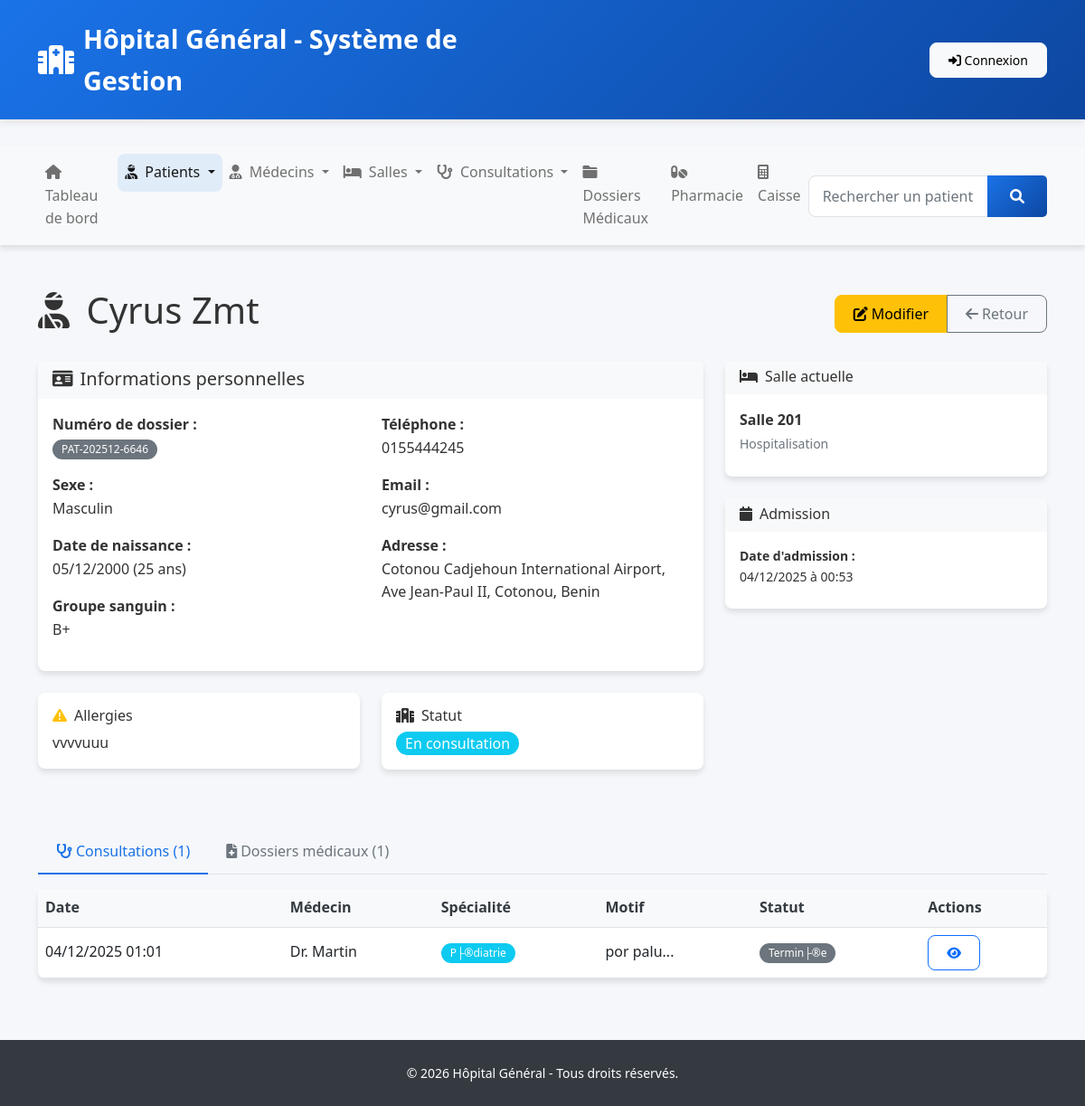
The page /modules/patients/view.php?id=1 on the database its author committed.
### tables this page shows
CREATE TABLE `patient` (
  `id_patient` int NOT NULL AUTO_INCREMENT,
  `numero_dossier` varchar(50) NOT NULL,
  `nom` varchar(100) NOT NULL,
  `prenom` varchar(100) NOT NULL,
  `date_naissance` date NOT NULL,
  `sexe` enum('M','F') NOT NULL,
  `adresse` text,
  `telephone` varchar(20) DEFAULT NULL,
  `email` varchar(100) DEFAULT NULL,
  `groupe_sanguin` varchar(10) DEFAULT NULL,
  `allergies` text,
  `id_salle` int DEFAULT NULL,
  `statut` enum('En attente','En consultation','Hospitalis├®','Sorti') DEFAULT 'En attente',
  `date_admission` datetime DEFAULT CURRENT_TIMESTAMP,
  `date_sortie` datetime DEFAULT NULL,
  PRIMARY KEY (`id_patient`),
  UNIQUE KEY `numero_dossier` (`numero_dossier`),
  KEY `id_salle` (`id_salle`),
  KEY `idx_nom` (`nom`),
  KEY `idx_numero` (`numero_dossier`),
  CONSTRAINT `patient_ibfk_1` FOREIGN KEY (`id_salle`) REFERENCES `salle` (`id_salle`) ON DELETE SET NULL
);

CREATE TABLE `salle` (
  `id_salle` int NOT NULL AUTO_INCREMENT,
  `nom_salle` varchar(100) NOT NULL,
  `type_salle` enum('Hospitalisation','Urgence','Consultation','Chirurgie') NOT NULL,
  `capacite` int DEFAULT '1',
  `statut` enum('Disponible','Occup├®e','En nettoyage') DEFAULT 'Disponible',
  `date_creation` timestamp NULL DEFAULT CURRENT_TIMESTAMP,
  PRIMARY KEY (`id_salle`)
);

CREATE TABLE `consultation` (
  `id_consultation` int NOT NULL AUTO_INCREMENT,
  `id_patient` int NOT NULL,
  `id_medecin` int NOT NULL,
  `date_consultation` datetime DEFAULT CURRENT_TIMESTAMP,
  `motif` text NOT NULL,
  `symptomes` text,
  `diagnostique` text,
  `recommandations` text,
  `statut` enum('Planifi├®e','En cours','Termin├®e','Annul├®e') DEFAULT 'Planifi├®e',
  `prochaine_visite` date DEFAULT NULL,
  PRIMARY KEY (`id_consultation`),
  KEY `id_medecin` (`id_medecin`),
  KEY `idx_date` (`date_consultation`),
  KEY `idx_patient` (`id_patient`),
  CONSTRAINT `consultation_ibfk_1` FOREIGN KEY (`id_patient`) REFERENCES `patient` (`id_patient`) ON DELETE CASCADE,
  CONSTRAINT `consultation_ibfk_2` FOREIGN KEY (`id_medecin`) REFERENCES `medecin` (`id_medecin`) ON DELETE CASCADE
);

CREATE TABLE `medecin` (
  `id_medecin` int NOT NULL AUTO_INCREMENT,
  `matricule` varchar(50) NOT NULL,
  `nom` varchar(100) NOT NULL,
  `prenom` varchar(100) NOT NULL,
  `specialite` varchar(100) NOT NULL,
  `telephone` varchar(20) DEFAULT NULL,
  `email` varchar(100) DEFAULT NULL,
  `statut` enum('Actif','Inactif','Cong├®') DEFAULT 'Actif',
  `date_embauche` date DEFAULT NULL,
  `date_creation` timestamp NULL DEFAULT CURRENT_TIMESTAMP,
  PRIMARY KEY (`id_medecin`),
  UNIQUE KEY `matricule` (`matricule`)
);

### config/constants.php (called while the page is built, shortened)
<?php
function getDBConnection() {
    try {
        $dsn = "mysql:host=" . DB_HOST . ";dbname=" . DB_NAME . ";charset=" . DB_CHARSET;
        $options = [
            PDO::ATTR_ERRMODE            => PDO::ERRMODE_EXCEPTION,
            PDO::ATTR_DEFAULT_FETCH_MODE => PDO::FETCH_ASSOC,
            PDO::ATTR_EMULATE_PREPARES   => false,
            PDO::MYSQL_ATTR_INIT_COMMAND => "SET NAMES utf8mb4 COLLATE utf8mb4_unicode_ci"
        ];
        $pdo = new PDO($dsn, DB_USER, DB_PASS, $options);
        return $pdo;
    } catch (PDOException $e) {
        error_log("Erreur de connexion à la base de données: " . $e->getMessage());
        die("Erreur de connexion à la base de données. Veuillez contacter l'administrateur.");
    }
}
function executeQuery($sql, $params = []) {
    $pdo = getDBConnection();
    $stmt = $pdo->prepare($sql);
    if (!empty($params)) {
        foreach ($params as $key => $value) {
            $stmt->bindValue($key, $value);
        }
    }
    $stmt->execute();
    return $stmt;
}
function fetchAll($sql, $params = []) {
    $stmt = executeQuery($sql, $params);
    return $stmt->fetchAll();
}
function fetchOne($sql, $params = []) {
    $stmt = executeQuery($sql, $params);
    return $stmt->fetch();
}
?>

### modules/patients/view.php (the view, shortened to what this page needs)
<?php
require_once '../../includes/header.php';
$id_patient = isset($_GET['id']) ? (int)$_GET['id'] : 0;
$patient = fetchOne("
    SELECT p.*, s.nom_salle, s.type_salle
    FROM patient p
    LEFT JOIN salle s ON p.id_salle = s.id_salle
    WHERE p.id_patient = :id
", [':id' => $id_patient]);
$consultations = fetchAll("
    SELECT c.*, m.nom as medecin_nom, m.prenom as medecin_prenom, m.specialite
    FROM consultation c
    JOIN medecin m ON c.id_medecin = m.id_medecin
    WHERE c.id_patient = :id_patient
    ORDER BY c.date_consultation DESC
", [':id_patient' => $id_patient]);
$dossiers = fetchAll("
    SELECT d.*, m.nom as medecin_nom, m.prenom as medecin_prenom
    FROM dossier_medical d
    JOIN medecin m ON d.id_medecin = m.id_medecin
    WHERE d.id_patient = :id_patient
    ORDER BY d.date_creation DESC
", [':id_patient' => $id_patient]);
$age = date_diff(date_create($patient['date_naissance']), date_create('today'))->y;
?>
<div class="d-flex justify-content-between align-items-center mb-4">
    <h1>
        <i class="fas fa-user-injured me-2"></i>
        <?php echo htmlspecialchars($patient['prenom'] . ' ' . $patient['nom']); ?>
    </h1>
    <div class="btn-group">
        <a href="edit.php?id=<?php echo $id_patient; ?>" class="btn btn-warning">
            <i class="fas fa-edit me-1"></i>Modifier
        </a>
        <a href="index.php" class="btn btn-outline-secondary">
            <i class="fas fa-arrow-left me-1"></i>Retour
        </a>
    </div>
</div>
<div class="row mb-4">
    <div class="col-md-8">
        <div class="card shadow-sm mb-4">
            <div class="card-header bg-light">
                <h5 class="mb-0">
                    <i class="fas fa-id-card me-2"></i>Informations personnelles
                </h5>
            </div>
            <div class="card-body">
                <div class="row">
                    <div class="col-md-6">
                        <p>
                            <strong>Numéro de dossier :</strong><br>
                            <span class="badge bg-secondary"><?php echo htmlspecialchars($patient['numero_dossier']); ?></span>
                        </p>
                        <p>
                            <strong>Sexe :</strong><br>
                            <?php echo $patient['sexe'] === 'M' ? 'Masculin' : 'Féminin'; ?>
                        </p>
                        <p>
                            <strong>Date de naissance :</strong><br>
                            <?php echo date('d/m/Y', strtotime($patient['date_naissance'])); ?> (<?php echo $age; ?> ans)
                        </p>
                        <p>
                            <strong>Groupe sanguin :</strong><br>
                            <?php echo !empty($patient['groupe_sanguin']) ? htmlspecialchars($patient['groupe_sanguin']) : '<em>Non renseigné</em>'; ?>
                        </p>
                    </div>
                    <div class="col-md-6">
                        <p>
                            <strong>Téléphone :</strong><br>
                            <?php echo !empty($patient['telephone']) ? htmlspecialchars($patient['telephone']) : '<em>Non renseigné</em>'; ?>
                        </p>
                        <p>
                            <strong>Email :</strong><br>
                            <?php echo !empty($patient['email']) ? htmlspecialchars($patient['email']) : '<em>Non renseigné</em>'; ?>
                        </p>
                        <p>
                            <strong>Adresse :</strong><br>
                            <?php echo !empty($patient['adresse']) ? nl2br(htmlspecialchars($patient['adresse'])) : '<em>Non renseignée</em>'; ?>
                        </p>
                    </div>
                </div>
            </div>
        </div>
        <div class="row mb-4">
            <div class="col-md-6">
                <div class="card shadow-sm bg-danger-light">
                    <div class="card-body">
                        <h6>
                            <i class="fas fa-exclamation-triangle me-2 text-warning"></i>Allergies
                        </h6>
                        <p class="mb-0">
                            <?php echo !empty($patient['allergies']) ? nl2br(htmlspecialchars($patient['allergies'])) : '<em class="text-muted">Aucune allergie déclarée</em>'; ?>
                        </p>
                    </div>
                </div>
            </div>
            <div class="col-md-6">
                <div class="card shadow-sm">
                    <div class="card-body">
                        <h6>
                            <i class="fas fa-hospital me-2"></i>Statut
                        </h6>
                        <p class="mb-0">
                            <?php
                                $badgeClass = [
                                    'En attente' => 'warning',
                                    'En consultation' => 'info',
                                    'Hospitalisé' => 'primary',
                                    'Sorti' => 'success'
                                ][$patient['statut']] ?? 'secondary';
                            ?>
                            <span class="badge bg-<?php echo $badgeClass; ?> fs-6">
                                <?php echo htmlspecialchars($patient['statut']); ?>
                            </span>
                        </p>
                    </div>
                </div>
            </div>
        </div>
    </div>
    <div class="col-md-4">
        <div class="card shadow-sm mb-4">
            <div class="card-header bg-light">
                <h6 class="mb-0">
                    <i class="fas fa-bed me-2"></i>Salle actuelle
                </h6>
            </div>
            <div class="card-body">
                <?php if ($patient['nom_salle']): ?>
                    <p class="mb-2">
                        <strong><?php echo htmlspecialchars($patient['nom_salle']); ?></strong><br>
                        <small class="text-muted"><?php echo htmlspecialchars($patient['type_salle']); ?></small>
                    </p>
                <?php else: ?>
                    <p class="text-muted"><em>Aucune salle assignée</em></p>
                <?php endif; ?>
            </div>
        </div>
        <div class="card shadow-sm">
            <div class="card-header bg-light">
                <h6 class="mb-0">
                    <i class="fas fa-calendar me-2"></i>Admission
                </h6>
            </div>
            <div class="card-body small">
                <p class="mb-2">
                    <strong>Date d'admission :</strong><br>
                    <?php echo date('d/m/Y à H:i', strtotime($patient['date_admission'])); ?>
                </p>
            </div>
        </div>
    </div>
</div>
<ul class="nav nav-tabs mb-3" role="tablist">
    <li class="nav-item" role="presentation">
        <button class="nav-link active" id="consultations-tab" data-bs-toggle="tab" data-bs-target="#consultations" type="button" role="tab" aria-controls="consultations" aria-selected="true">
            <i class="fas fa-stethoscope me-1"></i>Consultations (<?php echo count($consultations); ?>)
        </button>
    </li>
    <li class="nav-item" role="presentation">
        <button class="nav-link" id="dossiers-tab" data-bs-toggle="tab" data-bs-target="#dossiers" type="button" role="tab" aria-controls="dossiers" aria-selected="false">
            <i class="fas fa-file-medical me-1"></i>Dossiers médicaux (<?php echo count($dossiers); ?>)
        </button>
    </li>
</ul>
<div class="tab-content">
    <div class="tab-pane fade show active" id="consultations" role="tabpanel" aria-labelledby="consultations-tab">
        <?php if (!empty($consultations)): ?>
            <div class="card shadow-sm">
                <div class="table-responsive">
                    <table class="table table-hover mb-0">
                        <thead class="table-light">
                            <tr>
                                <th>Date</th>
                                <th>Médecin</th>
                                <th>Spécialité</th>
                                <th>Motif</th>
                                <th>Statut</th>
                                <th>Actions</th>
                            </tr>
                        </thead>
                        <tbody>
                            <?php foreach ($consultations as $consultation): ?>
                                <tr>
                                    <td><?php echo date('d/m/Y H:i', strtotime($consultation['date_consultation'])); ?></td>
                                    <td>Dr. <?php echo htmlspecialchars($consultation['medecin_nom']); ?></td>
                                    <td>
                                        <span class="badge bg-info">
                                            <?php echo htmlspecialchars($consultation['specialite']); ?>
                                        </span>
                                    </td>
                                    <td><?php echo substr(htmlspecialchars($consultation['motif']), 0, 40); ?>...</td>
                                    <td>
                                        <?php
                                            $badgeClass = [
                                                'Planifiée' => 'secondary',
                                                'En cours' => 'warning',
                                                'Terminée' => 'success',
                                                'Annulée' => 'danger'
                                            ][$consultation['statut']] ?? 'secondary';
                                        ?>
                                        <span class="badge bg-<?php echo $badgeClass; ?>">
                                            <?php echo htmlspecialchars($consultation['statut']); ?>
                                        </span>
                                    </td>
                                    <td>
                                        <a href="../../modules/consultations/view.php?id=<?php echo $consultation['id_consultation']; ?>"
                                           class="btn btn-sm btn-outline-primary">
                                            <i class="fas fa-eye"></i>
                                        </a>
                                    </td>
                                </tr>
                            <?php endforeach; ?>
                        </tbody>
                    </table>
                </div>
            </div>
        <?php endif; ?>
    </div>
</div>
<?php
require_once '../../includes/footer.php';
?>

### rows shown on the page
patient: prenom+nom "Cyrus Zmt", numero_dossier "PAT-202512-6646", date_naissance "05/12/2000", date_naissance "25", groupe_sanguin "B+", telephone "0155444245", email "cyrus@gmail.com", adresse "Cotonou Cadjehoun International Airport, Ave Jean-Paul II, Cotonou, Benin", allergies "vvvvuuu", statut "En consultation", id_salle.nom_salle "Salle 201", id_salle.type_salle "Hospitalisation", date_admission "04/12/2025 à 00:53"
consultation: date_consultation "04/12/2025 01:01", id_medecin.nom "Martin", id_medecin.specialite "P├®diatrie", motif "por palu", statut "Termin├®e"

### other values the page prints
$module['title'] "Tableau de bord"
$module['title'] "Patients"
$module['title'] "Médecins"
$module['title'] "Salles"
$module['title'] "Consultations"
$module['title'] "Dossiers Médicaux"
$module['title'] "Pharmacie"
$module['title'] "Caisse"
count($consultations) "1"
count($dossiers) "1"
